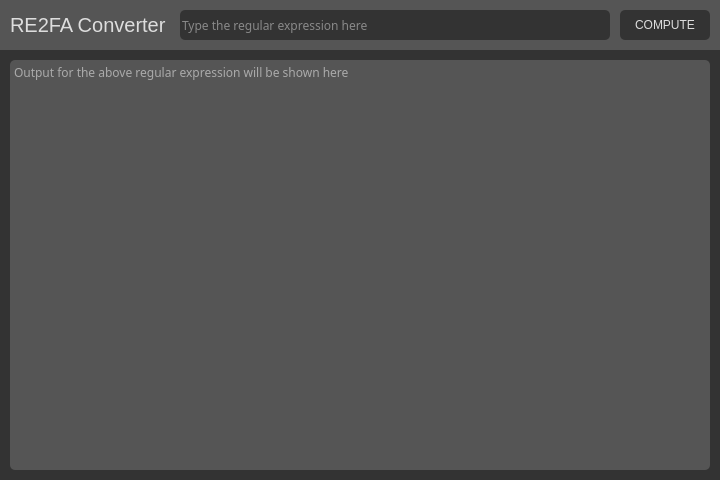
<?xml version="1.0" encoding="UTF-8"?>
<ui version="4.0">
 <class>RENFAConverter</class>
 <widget class="QMainWindow" name="RENFAConverter">
  <property name="geometry">
   <rect>
    <x>0</x>
    <y>0</y>
    <width>720</width>
    <height>480</height>
   </rect>
  </property>
  <property name="sizePolicy">
   <sizepolicy hsizetype="Fixed" vsizetype="Fixed">
    <horstretch>0</horstretch>
    <verstretch>0</verstretch>
   </sizepolicy>
  </property>
  <property name="minimumSize">
   <size>
    <width>720</width>
    <height>480</height>
   </size>
  </property>
  <property name="maximumSize">
   <size>
    <width>720</width>
    <height>480</height>
   </size>
  </property>
  <property name="windowTitle">
   <string>MainWindow</string>
  </property>
  <property name="styleSheet">
   <string notr="true">background-color: #333333;</string>
  </property>
  <widget class="QWidget" name="centwjet">
   <widget class="QLineEdit" name="lineedit">
    <property name="geometry">
     <rect>
      <x>180</x>
      <y>10</y>
      <width>430</width>
      <height>30</height>
     </rect>
    </property>
    <property name="font">
     <font>
      <family>Roboto Mono</family>
     </font>
    </property>
    <property name="styleSheet">
     <string notr="true">background-color: #333333;
color: #dddddd;
border: 0px;
border-radius: 5px;</string>
    </property>
    <property name="placeholderText">
     <string>Type the regular expression here</string>
    </property>
   </widget>
   <widget class="QLabel" name="ttletext">
    <property name="geometry">
     <rect>
      <x>10</x>
      <y>10</y>
      <width>160</width>
      <height>30</height>
     </rect>
    </property>
    <property name="font">
     <font>
      <pointsize>15</pointsize>
     </font>
    </property>
    <property name="styleSheet">
     <string notr="true">color: #dddddd;
background-color: rgba(0,0,0,0);</string>
    </property>
    <property name="text">
     <string>RE2FA Converter</string>
    </property>
   </widget>
   <widget class="QPushButton" name="pushbutn">
    <property name="geometry">
     <rect>
      <x>620</x>
      <y>10</y>
      <width>90</width>
      <height>30</height>
     </rect>
    </property>
    <property name="styleSheet">
     <string notr="true">background-color: #333333;
color: #dddddd;
border: 0px;
border-radius: 5px;</string>
    </property>
    <property name="text">
     <string>COMPUTE</string>
    </property>
   </widget>
   <widget class="QWidget" name="titlebar" native="true">
    <property name="geometry">
     <rect>
      <x>0</x>
      <y>0</y>
      <width>720</width>
      <height>50</height>
     </rect>
    </property>
    <property name="styleSheet">
     <string notr="true">background-color: #555555;</string>
    </property>
   </widget>
   <widget class="QTextEdit" name="textedit">
    <property name="geometry">
     <rect>
      <x>10</x>
      <y>60</y>
      <width>700</width>
      <height>410</height>
     </rect>
    </property>
    <property name="font">
     <font>
      <family>Roboto Mono</family>
     </font>
    </property>
    <property name="styleSheet">
     <string notr="true">background-color: #555555;
border: 0px;
border-radius: 5px;
color: #ffffff;</string>
    </property>
    <property name="verticalScrollBarPolicy">
     <enum>Qt::ScrollBarAlwaysOff</enum>
    </property>
    <property name="horizontalScrollBarPolicy">
     <enum>Qt::ScrollBarAlwaysOff</enum>
    </property>
    <property name="textInteractionFlags">
     <set>Qt::TextSelectableByKeyboard|Qt::TextSelectableByMouse</set>
    </property>
    <property name="placeholderText">
     <string>Output for the above regular expression will be shown here</string>
    </property>
   </widget>
   <zorder>titlebar</zorder>
   <zorder>lineedit</zorder>
   <zorder>ttletext</zorder>
   <zorder>pushbutn</zorder>
   <zorder>textedit</zorder>
  </widget>
 </widget>
 <resources/>
 <connections/>
</ui>
